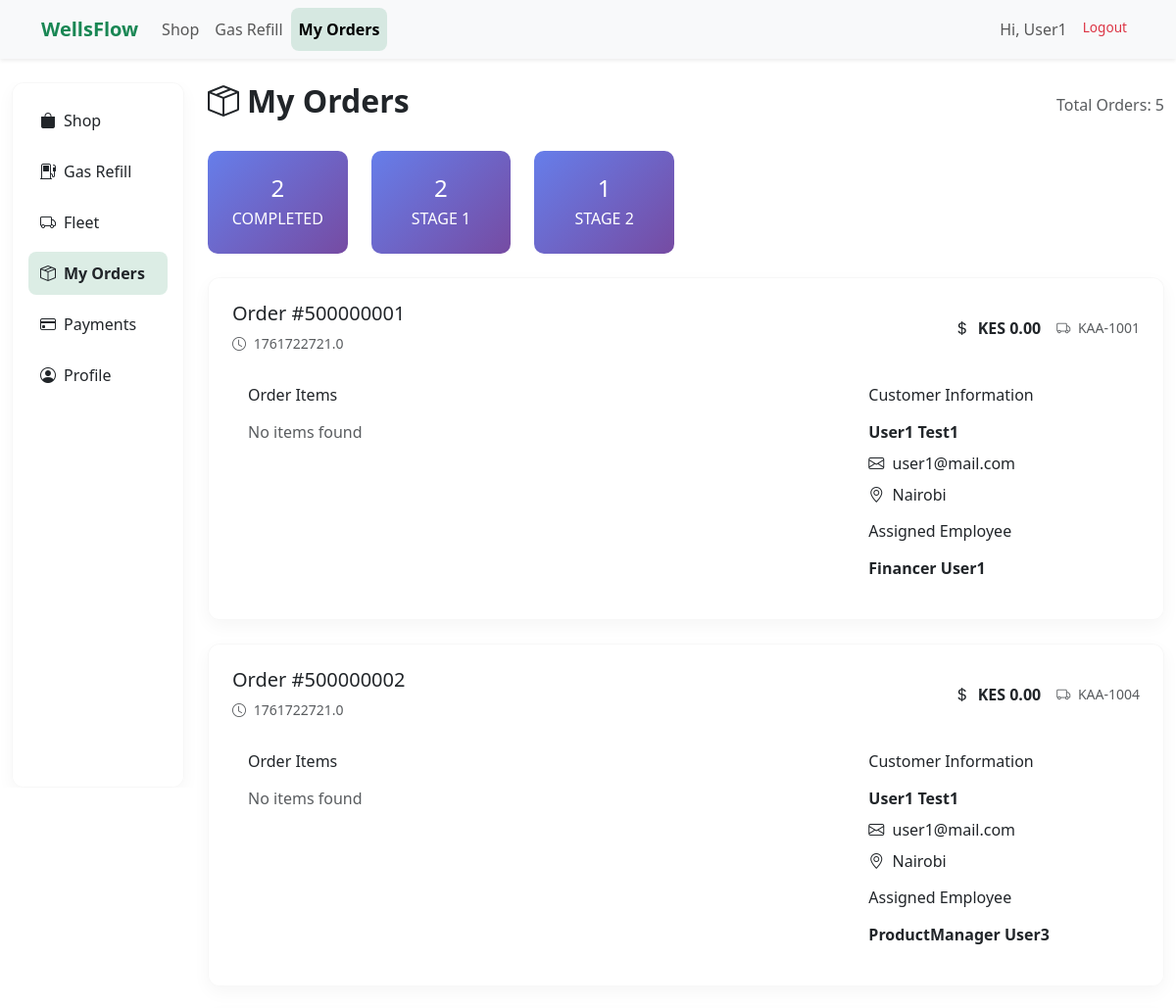
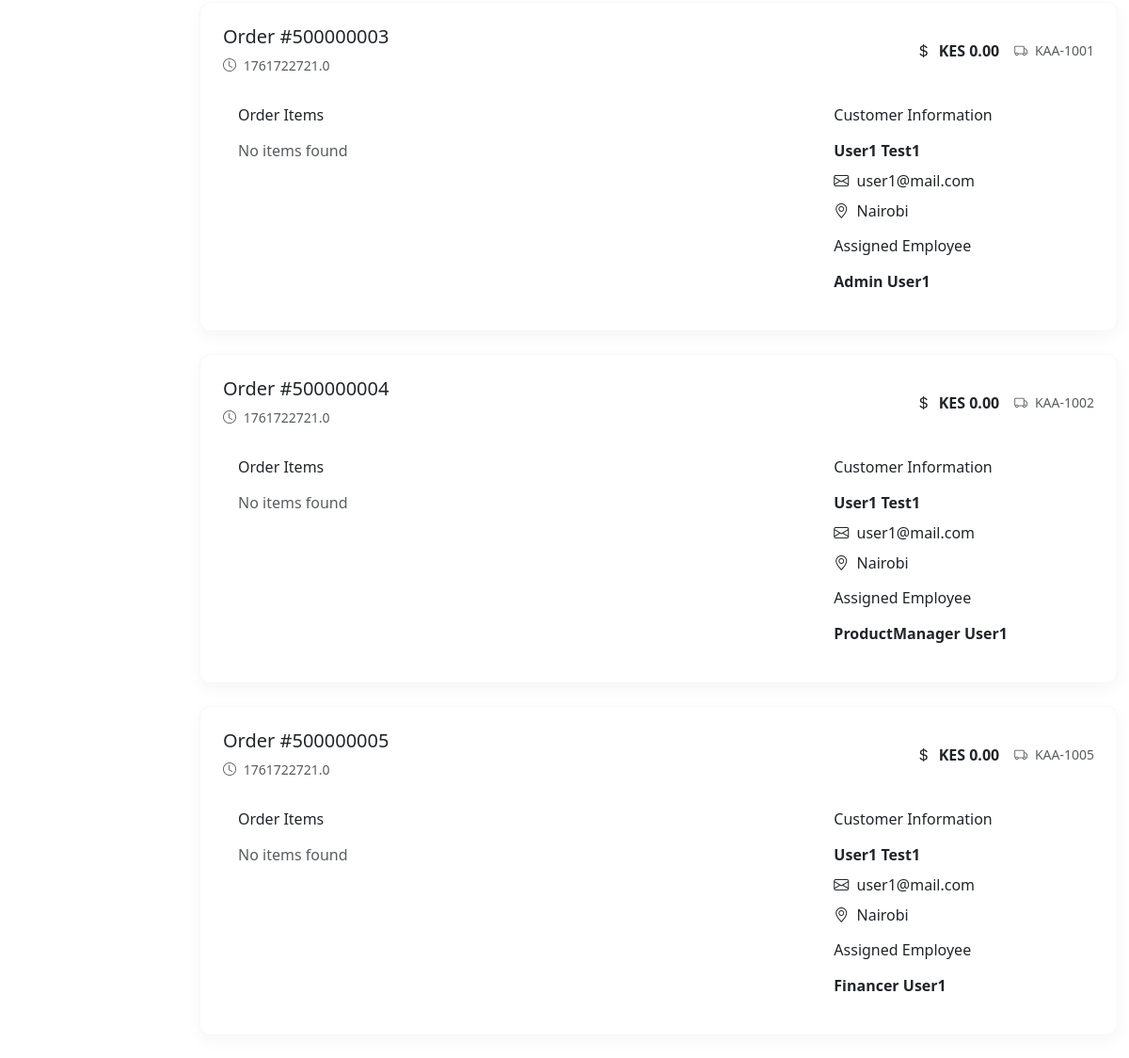
The app's page /vieworders (signed in) with its own data (2 pictures, top to bottom).
### models.py (models this page shows, shortened)
class User(UserMixin, db.Model):
    __tablename__ = "Users"  # Match DB table
    id = db.Column(db.Integer, primary_key=True)
    fname = db.Column(db.String(50))
    lname = db.Column(db.String(50))
    email = db.Column(db.String(120), unique=True, nullable=False)
    phone = db.Column(db.String(15))
    password_hash = db.Column(db.String(128))
    role = db.Column(db.String(50), default="customer")

class Order(db.Model):
    __tablename__ = "Orders"  # ✅ match DB
    id = db.Column(db.Integer, primary_key=True)
    customer_id = db.Column(db.Integer, db.ForeignKey("Users.id"))
    product_id = db.Column(db.Integer, db.ForeignKey("Products.id"))
    status = db.Column(db.String(50), default="Received")

class Fleet(db.Model):
    __tablename__ = "Fleet"  # ✅ match DB
    id = db.Column(db.Integer, primary_key=True)
    name = db.Column(db.String(80), nullable=False)         # e.g., "Truck A"
    reg_no = db.Column(db.String(30), unique=True)          # e.g., "KAA 123A"
    category = db.Column(db.String(50))                     # e.g., Tanker, Trailer, Small Truck
    status = db.Column(db.String(30), default="available")  # available, in transit, service

### tables this page shows
CREATE TABLE `Employees` (
    `employee_id` INTEGER PRIMARY KEY NOT NULL UNIQUE,
    `first_name` TEXT NOT NULL,
    `last_name` TEXT NOT NULL,
    `phone_number` INTEGER NOT NULL,
    `email` TEXT NOT NULL UNIQUE,
    `password` TEXT NOT NULL,
    `otp` TEXT NOT NULL,
    `otp_timestamp` REAL NOT NULL,
    `location` TEXT NOT NULL, -- This is the employee's general location, not ping location
    `role` TEXT NOT NULL DEFAULT 'Customer',
    `status` TEXT NOT NULL DEFAULT 'Inactive',
    `last_login` REAL NOT NULL
, last_known_ip TEXT DEFAULT NULL, last_known_location TEXT DEFAULT NULL, last_known_lat REAL DEFAULT NULL, last_known_lng REAL DEFAULT NULL, last_location_update REAL DEFAULT NULL);

### app.py (the view, shortened to what this page needs)
@app.route("/vieworders")
@login_required
def vieworders():
    conn = sqlite3.connect(shopfleetdb)
    conn.row_factory = sqlite3.Row
    cursor = conn.cursor()
    current_user_id = current_user.user_id
    cursor.execute("""
        SELECT o.*,
               u.first_name as customer_first_name,
               u.last_name as customer_last_name,
               u.email as customer_email,
               u.location as customer_location,
               e.first_name as employee_first_name,
               e.last_name as employee_last_name,
               f.registration_number as fleet_registration,
               c.status as cart_status
        FROM Orders o
        LEFT JOIN Cart c ON o.cart_id = c.cart_id
        LEFT JOIN Users u ON c.user_id = u.user_id
        LEFT JOIN Employees e ON o.employee_id = e.employee_id
        LEFT JOIN Fleet f ON o.fleet_id = f.fleet_id
        WHERE c.user_id = ?
        ORDER BY o.order_timestamp DESC
    """, (current_user_id,))
    orders = cursor.fetchall()
    processed_orders = []
    for order in orders:
        order_dict = dict(order)
        cart_status = order_dict.get('cart_status', '')
        parsed_items = []
        total_amount = 0
        order_dict['parsed_items'] = parsed_items
        order_dict['total_amount'] = total_amount
        processed_orders.append(order_dict)
    cursor.execute("""
        SELECT o.status, COUNT(*) as count
        FROM Orders o
        LEFT JOIN Cart c ON o.cart_id = c.cart_id
        WHERE c.user_id = ?
        GROUP BY o.status
    """, (current_user_id,))
    status_counts = cursor.fetchall()
    cursor.execute("""
        SELECT COUNT(*) as total
        FROM Orders o
        LEFT JOIN Cart c ON o.cart_id = c.cart_id
        WHERE c.user_id = ?
    """, (current_user_id,))
    total_orders = cursor.fetchone()['total']
    conn.close()
    return render_template("fleet/fleet_extend/customers/vieworders.html",
                           orders=processed_orders,
                           status_counts=status_counts,
                           current_filter=None,  # No filter for user view
                           total_orders=total_orders)

### app.py (called while the page is built, shortened)
@login_manager.user_loader
def load_user(user_id):
    conn = sqlite3.connect(shopfleetdb)
    conn.row_factory = sqlite3.Row
    cursor = conn.cursor()
    cursor.execute(
        "SELECT user_id, first_name, last_name, email, 'customer' as role FROM Users WHERE user_id = ?",
        (user_id,),
    )
    row = cursor.fetchone()
    if row:
        conn.close()
        return UserObject(row['user_id'], row['first_name'], row['last_name'], row['email'], row['role'])

### user_object.py (called while the page is built)
    @property
    def fname(self):
        if self.role != 'customer' and self.username:
            return self.username
        return self.first_name

### templates/fleet/fleet_extend/customers/vieworders.html (shortened to what this page needs)
<!DOCTYPE html>
<html lang="en">
<head>
  <link href="https://cdn.jsdelivr.net/npm/bootstrap@5.3.0/dist/css/bootstrap.min.css" rel="stylesheet"/>
  <link href="{{ url_for('static', filename='css/styles.css') }}" rel="stylesheet">
  <link rel="stylesheet" href="https://cdn.jsdelivr.net/npm/bootstrap-icons@1.10.5/font/bootstrap-icons.css">
</head>
<body>
<nav class="navbar navbar-expand-lg navbar-light bg-light shadow-sm">
  <div class="container">
    <a class="navbar-brand text-success fw-bold" href="/">WellsFlow</a>
    <div class="collapse navbar-collapse" id="navbarNav">
      <ul class="navbar-nav me-auto">
        {% if current_user.is_authenticated %}
          {% if current_user.role == 'customer' %}
            <li class="nav-item"><a class="nav-link" href="{{ url_for('shop.shop_home') }}">Shop</a></li>
            <li class="nav-item"><a class="nav-link" href="{{ url_for('gasrefill.gas_refill_form') }}">Gas Refill</a></li>
            <li class="nav-item"><a class="nav-link active" href="{{ url_for('vieworders') }}">My Orders</a></li>
          {% endif %}
        {% else %}
          <li class="nav-item"><a class="nav-link" href="{{ url_for('shop.shop_home') }}">Shop</a></li>
          <li class="nav-item"><a class="nav-link" href="{{ url_for('gasrefill.gas_refill_form') }}">Gas Refill</a></li>
          <li class="nav-item"><a class="nav-link" href="{{ url_for('fleet.fleet_home') }}">Fleet</a></li>
        {% endif %}
      </ul>
      <ul class="navbar-nav">
        {% if current_user.is_authenticated %}
          <li class="nav-item">
            <span class="nav-link">Hi, {{ current_user.fname }}{% if current_user.role != 'customer' %} ({{ current_user.role }}){% endif %}</span>
          </li>
          <li class="nav-item">
            <a class="nav-link text-danger" href="{{ url_for('auth.logout') }}">Logout</a>
          </li>
        {% endif %}
      </ul>
    </div>
  </div>
</nav>
<div class="container-fluid mt-4">
  <div class="row">
    <div class="col-lg-2 d-none d-lg-block sidebar-container">
      <div class="glass-card p-3 h-100 sidebar-content">
        <ul class="nav flex-column">
          <li class="nav-item mb-2"><a href="{{ url_for('shop.shop_home') }}" class="nav-link text-dark"><i class="bi bi-bag-fill me-2"></i>Shop</a></li>
          <li class="nav-item mb-2"><a href="{{ url_for('gasrefill.gas_refill_form') }}" class="nav-link text-dark"><i class="bi bi-fuel-pump me-2"></i>Gas Refill</a></li>
          <li class="nav-item mb-2"><a href="{{ url_for('fleet.fleet_home') }}" class="nav-link text-dark"><i class="bi bi-truck me-2"></i>Fleet</a></li>
          <li class="nav-item mb-2"><a href="{{ url_for('vieworders') }}" class="nav-link text-dark fw-bold"><i class="bi bi-box-seam me-2"></i>My Orders</a></li>
          <li class="nav-item mb-2"><a href="#" class="nav-link text-dark"><i class="bi bi-credit-card me-2"></i>Payments</a></li>
          <li class="nav-item mb-2"><a href="#" class="nav-link text-dark"><i class="bi bi-person-circle me-2"></i>Profile</a></li>
        </ul>
      </div>
    </div>
    <div class="col-lg-10">
      <div class="d-flex justify-content-between align-items-center mb-4">
        <h2 class="fw-bold"><i class="bi bi-box-seam me-2"></i>My Orders</h2>
        <span class="text-muted">Total Orders: {{ total_orders }}</span>
      </div>
      {% if status_counts %}
      <div class="row mb-4">
        {% for status_count in status_counts %}
        <div class="col-md-2 col-sm-4">
          <div class="stats-card">
            <h4 class="mb-1">{{ status_count['count'] }}</h4>
            <p class="mb-0 text-uppercase">{{ status_count['status'] }}</p>
          </div>
        </div>
        {% endfor %}
      </div>
      {% endif %}
      {% if orders %}
        {% for order in orders %}
        <div class="order-card glass-card p-4">
        <div class="row align-items-center mb-3">
            <div class="col-md-6">
            <h5 class="mb-1">
                Order #{{ order['order_id'] }}
                <span class="badge status-badge status-{{ order['status'].lower().replace(' ', '') }}">
                </span>
            </h5>
            <small class="text-muted">
                <i class="bi bi-clock me-1"></i>
                {{ order['order_timestamp'] }}
            </small>
            </div>
            <div class="col-md-6 text-md-end">
            <div class="d-flex justify-content-md-end align-items-center gap-3">
                <span class="fw-bold">
                <i class="bi bi-currency-dollar me-1"></i>
                KES {{ "{:,.2f}".format(order['total_amount']) }}
                </span>
                {% if order['fleet_registration'] %}
                <span class="text-muted small">
                <i class="bi bi-truck me-1"></i>
                {{ order['fleet_registration'] }}
                </span>
                {% endif %}
            </div>
            </div>
        </div>
        <div class="row">
            <div class="col-md-8">
            <div class="card border-0">
                <div class="card-body p-3">
                <h6 class="card-title mb-3">Order Items</h6>
                <div class="item-list">
                    {% if order['parsed_items'] %}
                    {% for item in order['parsed_items'] %}
                    <div class="d-flex justify-content-between align-items-center py-2 border-bottom">
                        <div>
                        <strong>{{ item['name'] }}</strong>
                        <br>
                        <small class="text-muted">ID: {{ item['id'] }}</small>
                        </div>
                        <div class="text-end">
                        <span class="badge bg-secondary">Qty: {{ item['quantity'] }}</span>
                        {% if item['location'] != 'Unknown' %}
                        <br>
                        <small class="text-muted">Location: {{ item['location'] }}</small>
                        {% endif %}
                        </div>
                    </div>
                    {% endfor %}
                    {% else %}
                    <p class="text-muted mb-0">No items found</p>
                    {% endif %}
                </div>
                </div>
            </div>
            </div>
            <div class="col-md-4">
            <div class="card border-0">
                <div class="card-body p-3">
                <h6 class="card-title mb-3">Customer Information</h6>
                <div class="mb-2">
                    <strong>{{ order['customer_first_name'] }} {{ order['customer_last_name'] }}</strong>
                </div>
                <div class="mb-2">
                    <i class="bi bi-envelope me-1"></i>
                    {{ order['customer_email'] }}
                </div>
                <div class="mb-2">
                    <i class="bi bi-geo-alt me-1"></i>
                    {{ order['customer_location'] }}
                </div>
                {% if order['employee_first_name'] %}
                <div class="mt-3">
                    <h6 class="card-title mb-3">Assigned Employee</h6>
                    <div>
                    <strong>{{ order['employee_first_name'] }} {{ order['employee_last_name'] }}</strong>
                    </div>
                </div>
                {% endif %}
                </div>
            </div>
            </div>
        </div>
        </div>
        {% endfor %}
      {% endif %}
    </div>
  </div>
</div>
</body>
</html>

### static/css/styles.css (style rules this page uses)
.glass-card { background: rgba(255, 255, 255, 0.2); border-radius: 15px; box-shadow: 0 8px 32px rgba(31, 38, 135, 0.2); backdrop-filter: blur(12px); -webkit-backdrop-filter: blur(12px); border: 1px solid rgba(255, 255, 255, 0.18); transition: transform 0.2s ease, box-shadow 0.2s ease; }
.nav-link { border-radius: 8px; padding: 10px 12px; transition: background 0.2s ease; }
.nav-link:hover, .nav-link.active { background: rgba(25, 135, 84, 0.15); color: #198754; font-weight: 600; }
.text-danger { font-size: 0.85rem; color: #dc3545; }

### templates/fleet/fleet_extend/customers/vieworders.html (style rules this page uses)
.navbar { position: sticky; top: 0; z-index: 1000; box-shadow: 0 2px 10px rgba(0,0,0,0.1); }
.sidebar-container { position: sticky; top: 80px; height: calc(100vh - 80px); overflow: hidden; }
.sidebar-content { height: 100%; overflow-y: auto; }
.glass-card { background: rgba(255,255,255,0.85); border-radius: 12px; box-shadow: 0 6px 18px rgba(0,0,0,0.04); border: 1px solid rgba(0,0,0,0.03); }
.order-card { margin-bottom: 1.5rem; transition: transform 0.2s; }
.status-badge { font-size: 0.8rem; padding: 0.3rem 0.6rem; border-radius: 20px; }
.item-list { max-height: 200px; overflow-y: auto; }
.stats-card { background: linear-gradient(135deg, #667eea 0%, #764ba2 100%); color: white; border-radius: 10px; padding: 1.5rem; text-align: center; }

### records on screen
User: fname "User1"
Order: order_id "500000001", order_timestamp "1761722721.0", total_amount "0.00", fleet_registration "KAA-1001", customer_first_name "User1", customer_last_name "Test1", customer_email "user1@mail.com", customer_location "Nairobi", employee_first_name "Financer", employee_last_name "User1"
Order: order_id "500000002", order_timestamp "1761722721.0", total_amount "0.00", fleet_registration "KAA-1004", customer_first_name "User1", customer_last_name "Test1", customer_email "user1@mail.com", customer_location "Nairobi", employee_first_name "ProductManager", employee_last_name "User3"
Order: order_id "500000003", order_timestamp "1761722721.0", total_amount "0.00", fleet_registration "KAA-1001", customer_first_name "User1", customer_last_name "Test1", customer_email "user1@mail.com", customer_location "Nairobi", employee_first_name "Admin", employee_last_name "User1"
Order: order_id "500000004", order_timestamp "1761722721.0", total_amount "0.00", fleet_registration "KAA-1002", customer_first_name "User1", customer_last_name "Test1", customer_email "user1@mail.com", customer_location "Nairobi", employee_first_name "ProductManager", employee_last_name "User1"
Order: order_id "500000005", order_timestamp "1761722721.0", total_amount "0.00", fleet_registration "KAA-1005", customer_first_name "User1", customer_last_name "Test1", customer_email "user1@mail.com", customer_location "Nairobi", employee_first_name "Financer", employee_last_name "User1"

### other values on screen
{{ total_orders }} "5"
{{ status_count['count'] }} "2" "2" "1"
{{ status_count['status'] }} "COMPLETED" "STAGE 1" "STAGE 2"
